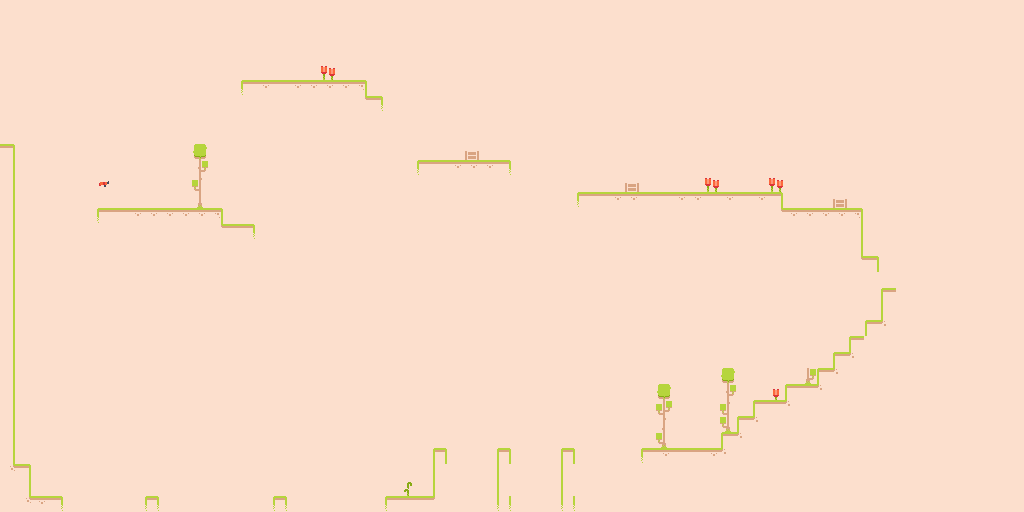

This game map was drawn from its Tiled (.tmx) file and the tilesets committed beside it. A one-line description and the trimmed map source follow:
An orthogonal 64x32 tile map with 16x16 px tiles, 2 tile layers (base, finish), 2 hidden layers not drawn.

<map version="1.9" tiledversion="1.9.2" orientation="orthogonal" renderorder="right-down" width="64" height="32" tilewidth="16" tileheight="16" infinite="0" nextlayerid="5" nextobjectid="1">
 <editorsettings>
  <export target="map3.csv" format="csv" />
 </editorsettings>
 <tileset firstgid="1" source="../tilemap_packed.tsx" />
 <layer id="1" name="base" width="64" height="32">
  <data>[2048 cells, 2048 non-empty, 29 distinct tile ids]</data>
 </layer>
 <layer id="3" name="entities" width="64" height="32" visible="0">
  <data>[2048 cells, 21 non-empty, 5 distinct tile ids]</data>
 </layer>
 <layer id="4" name="finish" width="64" height="32">
  <data>[2048 cells, 1 non-empty, 1 distinct tile ids]</data>
 </layer>
 <layer id="2" name="obstacle" width="64" height="32" visible="0">
  <data>[2048 cells, 108 non-empty, 2 distinct tile ids]</data>
 </layer>
</map>
